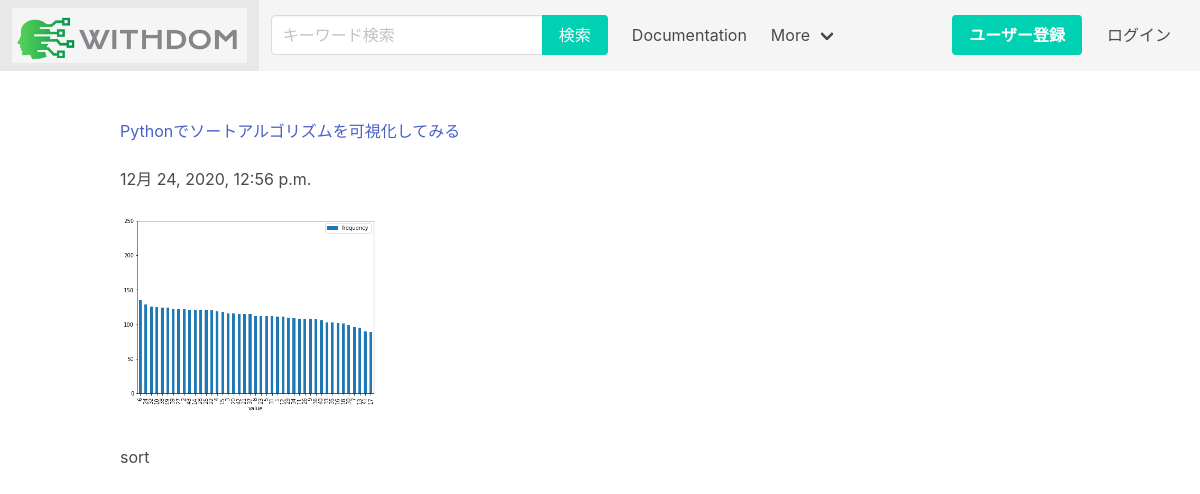
/posts/3/, run on the app's committed database.
### posts/models.py (models this page shows, shortened)
class Post(models.Model):
    title = models.CharField(max_length=100)
    published = models.DateTimeField()
    image = models.ImageField(upload_to='media/')
    body = models.TextField()

### posts/views.py (the view)
# urls.py: path('posts/<int:post_id>/', views.post_detail, name="post_detail"),
def post_detail(request, post_id):
    post = get_object_or_404(Post, pk=post_id)
    return render(request, 'posts/post_detail.html', {'post' : post})

### posts/templates/posts/post_detail.html (shortened to what this page needs)
<!DOCTYPE html>
<html lang="ja-jp">
    <head>
        <link rel="stylesheet" href="https://cdn.jsdelivr.net/npm/bulma@0.9.1/css/bulma.min.css">
    </head>
    <body>
        <nav class="navbar is-light" role="navigation" aria-label="main navigation">
            <div class="navbar-brand">
                <a class="navbar-item" href="/">
                    {% load static %}
                    <img src="{% static 'posts/logo3.png' %}" class="img-fluid rounded" style="max-height: 55px" /></a>
            </div>
            <div id="navbarBasicExample" class="navbar-menu">
                <div class="navbar-start">
                    <div class="navbar-item">
                        <div class="field has-addons">
                            <div class="control">
                                <input class="input" type="text" name="search" placeholder="キーワード検索">
                            </div>
                            <div class="control">
                                <a class="button is-primary">検索</a>
                            </div>
                        </div>
                    </div>
                    <a class="navbar-item">
                        Documentation
                    </a>
                    <div class="navbar-item has-dropdown is-hoverable">
                        <a class="navbar-link">
                            More
                        </a>
                    </div>
                </div>
                <div class="navbar-end">
                    {% if user.id %}
                    <div class="navbar-item has-dropdown is-hoverable">
                        <a class="navbar-link">
                            {{ user.username }}
                        </a>
                        <div class="navbar-dropdown is-right">
                            <a class="navbar-item">
                                About
                            </a>
                            <a class="navbar-item">
                                Jobs
                            </a>
                            <a class="navbar-item">
                                Contact
                            </a>
                            <hr class="navbar-divider">
                            <a class="navbar-item" href= "{% url 'accounts:logout' %}">
                                ログアウト
                            </a>
                        </div>
                    </div>
                    {% else %}
                    <div class="navbar-item">
                        <div class="buttons">
                            <a class="button is-primary" href= "{% url 'accounts:signup' %}">
                                <strong>ユーザー登録</strong>
                            </a>
                            <a class="button is-light" href= "{% url 'accounts:login' %}">
                                ログイン
                            </a>
                        </div>
                    </div>
                </div>
                {% endif %}
            </div>
        </nav>
    <div class="container">
        <br /><br />
        <a href="{% url 'post_detail' post.id %}">{{ post.title }}</a>
        <br /><br />
        {{ post.published }}
        <br /><br />
        <img src="{{ post.image.url }}" class="img-fluid rounded" style="max-height: 200px" />
        <br /><br />
        {{ post.body }}
        <br /><br />
    </div>
</body>
</html>

### data on the page
Post: title "Pythonでソートアルゴリズムを可視化してみる", published "12月 24, 2020, 12:56 p.m.", image (picture), body "sort"
